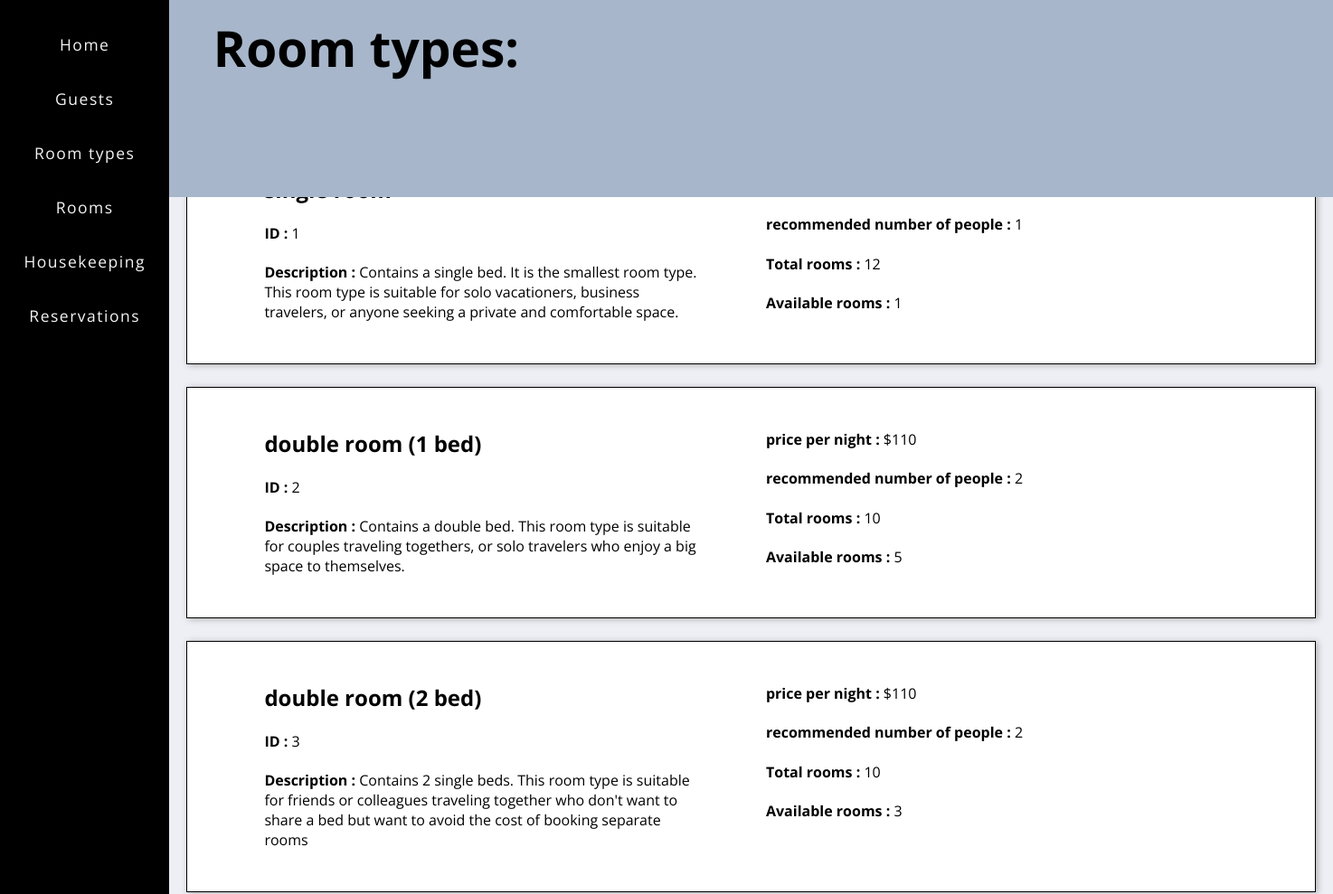
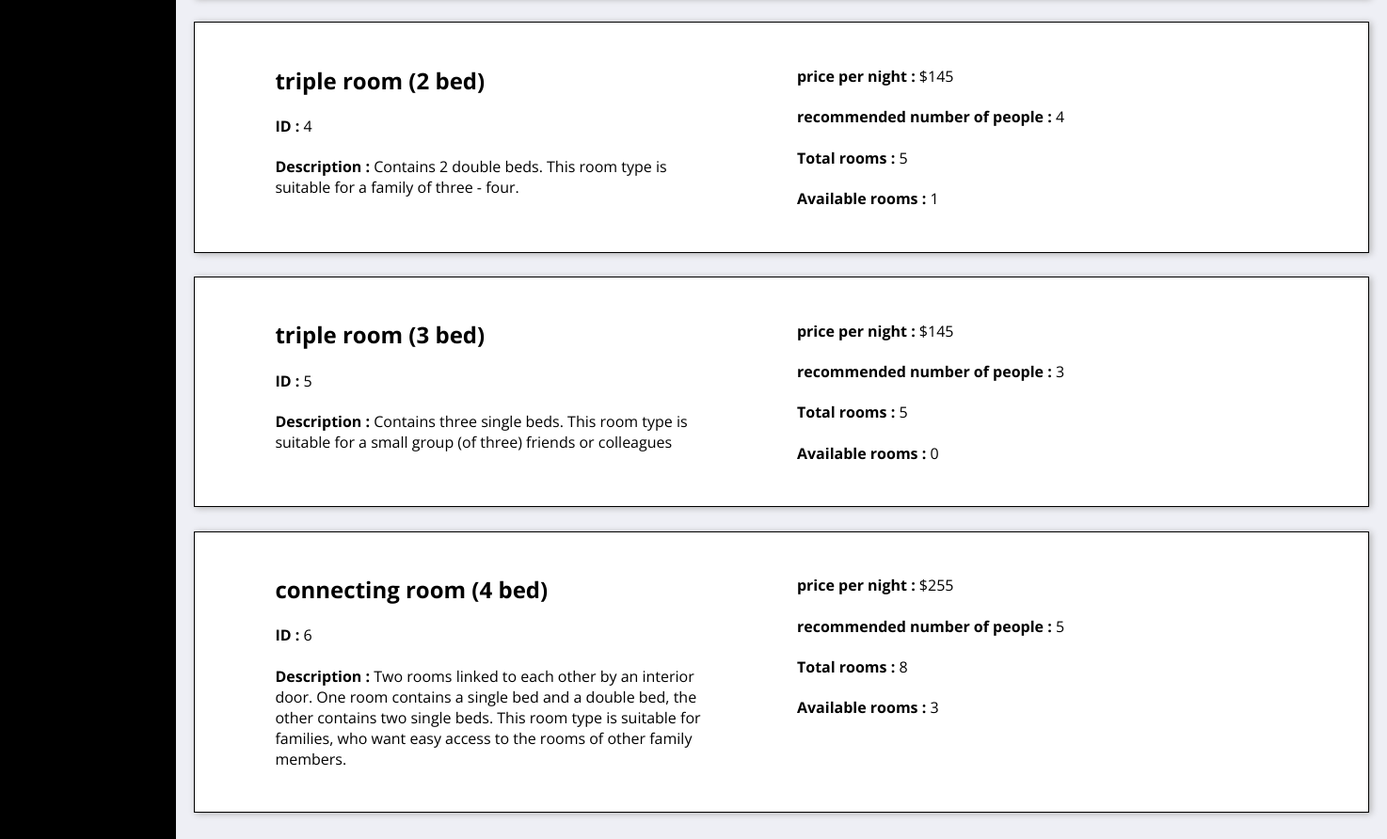
Page /Roomtypes on the committed database (2 pictures, top to bottom).
### tables this page shows
CREATE TABLE ROOM_TYPES (room_type_id INTEGER PRIMARY KEY, room_type_name TEXT, description TEXT, price_per_night DECIMAL, how_many_people INTEGER);

### app.py (the view)
@app.route("/Roomtypes")
def room_types():
    db = get_db()
    get_roomtypes = db.cursor()
    roomtypeinfo = get_roomtypes.execute('SELECT * FROM ROOM_TYPES').fetchall()
    rtroom_list = []
    for gz in roomtypeinfo:
        how_many_room = get_roomtypes.execute("SELECT COUNT(room_num) FROM ROOMS WHERE room_type_id =  '" +(str(gz[0]))+ "'").fetchall()
        how_many_roomav = get_roomtypes.execute("SELECT COUNT(room_num) FROM ROOMS WHERE (room_type_id =  '" +(str(gz[0]))+ "') AND status_code = 'VC'").fetchall()
        rtroom_list.append((tuple(gz) + (how_many_room[0][0],) + (how_many_roomav[0][0],)))
    return render_template("roomtypes.html", rtroom_list=rtroom_list)

### app.py (called while the page is built)
def get_db():
    if "db" not in g:
        g.db = sqlite3.connect(DATABASE)
        g.db.row_factory = sqlite3.Row
    return g.db

### Templates/roomtypes.html
{% extends "layout.html" %}
{% block body %}
<link rel="stylesheet" href= "{{url_for('static', filename='roomtype_guest.css')}}">
    <h1> Room types:</h1>
    {% for roomtinfos in rtroom_list %}
      <div>
        <span>
          <h2> {{ roomtinfos[1] }}</h2>
          <h4>ID : <p> {{ roomtinfos[0] }}</p></h4>
          <h4>Description : <p>{{ roomtinfos[2] }}</p></h4>
        </span>
        <span>
          <h4>price per night : <p>${{ roomtinfos[3] }}</p></h4>
          <h4> recommended number of people : <p>{{ roomtinfos[4] }}</p></h4>
          <h4> Total rooms : <p>{{ roomtinfos[5] }}</p></h4>
          <h4>Available rooms : <p>{{ roomtinfos[6] }}</p></h4>
        </span>
      </div>
    {% endfor %}
{% endblock %}

### static/layout.css (style rules this page uses)
body { margin-top: 10%; margin-left: 14%; background-color: rgb(238, 239, 245); font-family: 'Open Sans'; }
h1 { font-family: 'Open Sans'; font-weight: bolder; padding : 1% 6%; font-size: 55px; width: 100%; height:10%; background-color: rgb(167, 182, 202); top: 0; left: 10%; margin: 0; position: absolute; }

### static/roomtype_guest.css (style rules this page uses)
div { display: inline-block; border: solid; border-width: 1.5px; border-color: rgb(0, 0, 0); background-color: white; box-shadow: 2px 1px 7px rgb(172, 172, 172); width: 95%; padding: 1% 2%; margin-bottom: 2%; }
span { display: inline-block; vertical-align: top; font-size: 100%; width : 40%; height: auto; padding: 1%; padding-left: 5%; }
p { display : inline; font-weight: normal; }

### rows in the picture
ROOM_TYPES: room_type_id "1", description "Contains a single bed. It is the smallest room type. This room type is suitable for solo vacationers, business travelers, or anyone seeking a private and comfortable space.", how_many_people "1", roomtinfos "12", roomtinfos "1"
ROOM_TYPES: room_type_name "double room (1 bed)", room_type_id "2", description "Contains a double bed. This room type is suitable for couples traveling togethers, or solo travelers who enjoy a big space to themselves.", price_per_night "110", how_many_people "2", roomtinfos "10", roomtinfos "5"
ROOM_TYPES: room_type_name "double room (2 bed)", room_type_id "3", description "Contains 2 single beds. This room type is suitable for friends or colleagues traveling together who don't want to share a bed but want to avoid the cost of booking separate rooms", price_per_night "110", how_many_people "2", roomtinfos "10"
ROOM_TYPES: room_type_name "triple room (2 bed)", room_type_id "4", description "Contains 2 double beds. This room type is suitable for a family of three - four.", price_per_night "145", how_many_people "4", roomtinfos "5", roomtinfos "1"
ROOM_TYPES: room_type_name "triple room (3 bed)", room_type_id "5", description "Contains three single beds. This room type is suitable for a small group (of three) friends or colleagues", price_per_night "145", how_many_people "3", roomtinfos "0"
ROOM_TYPES: room_type_name "connecting room (4 bed)", room_type_id "6", description "Two rooms linked to each other by an interior door. One room contains a single bed and a double bed, the other contains two single beds. This room type is suitable for families, who want easy access to the rooms of other family members.", price_per_night "255", how_many_people "5", roomtinfos "8", roomtinfos "3"
